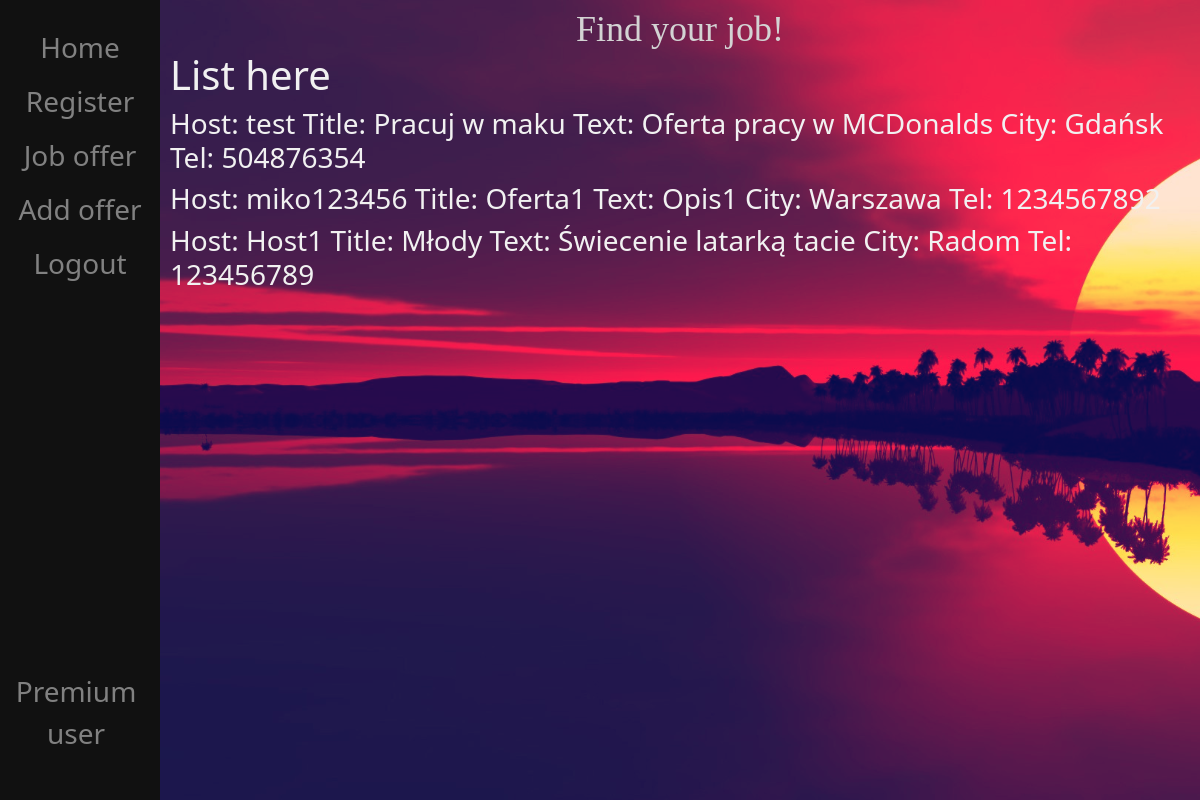
Page /offer/ (signed in) on the earlier database version.
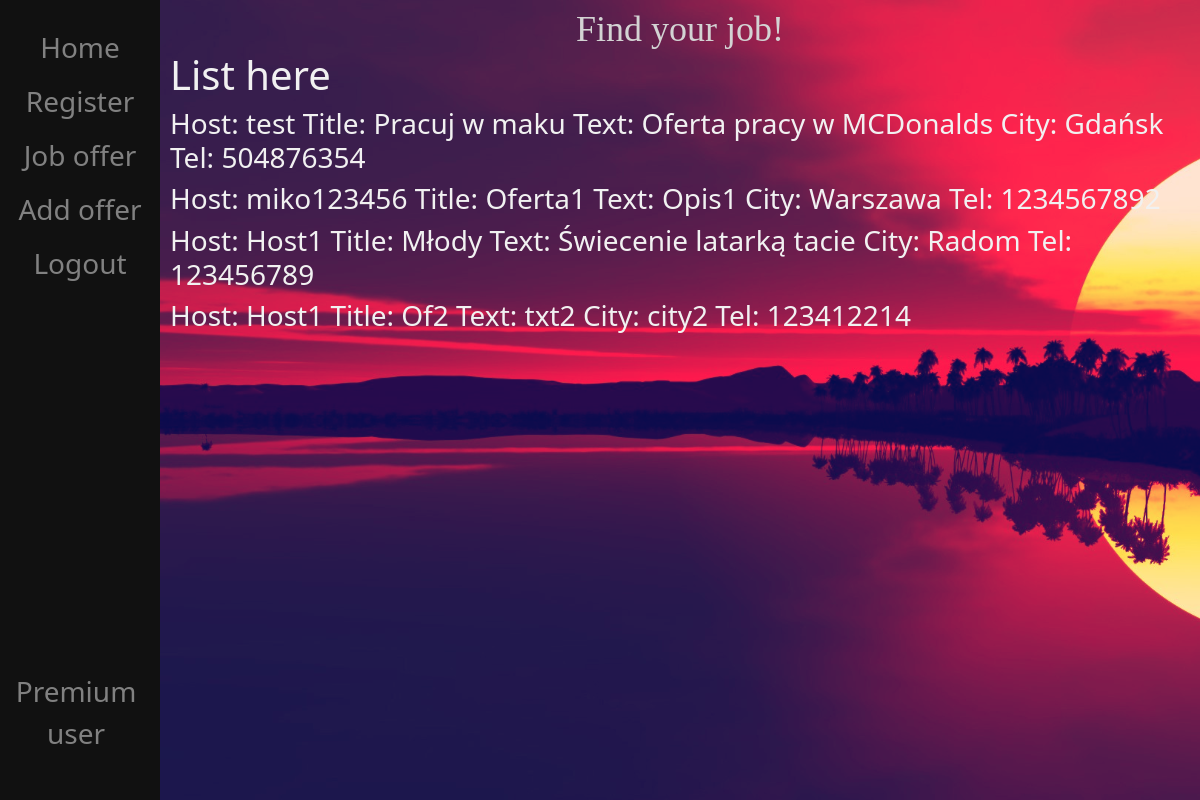
Same page on the later database version.
### SZO/models.py (models this page shows, shortened)
class JobOffer(models.Model):
    user = models.ForeignKey(User, on_delete=models.CASCADE)
    title = models.CharField(max_length=40)
    text = models.CharField(max_length=1000)
    city = models.CharField(max_length=100, default='Warszawa')
    tel_number = models.IntegerField(default=000000000)
    def getText(self):
        return self.text
    def getTitle(self):
        return self.title
    def getCity(self):
        return self.city
    def getTel(self):
        return self.tel_number
    def getUser(self):
        return self.user

### SZO/views.py (the view)
# urls.py: path("offer/", views.offer, name="offer"),
def offer(response):
    offers = JobOffer.objects.all()
    return render(response, "SZO/offer.html", {"offers": offers})

### SZO/templates/SZO/offer.html (shortened to what this page needs)
{% extends 'SZO/base.html' %}
{% block content %}
{% if user.is_authenticated %}
    <h1>List here</h1>
    {% for offer in offers %}
        <div id="jobOffer">
            <h3>Host: {{ offer.getUser }} Title: {{ offer.getTitle }} Text: {{ offer.getText }} City: {{ offer.getCity }} Tel: {{ offer.getTel }}</h3>
        </div>
    {% endfor %}
{% else %}
    <h1>Access denied</h1>
{% endif %}
{% endblock %}

Differences in the rows shown:
added JobOffer: getUser "Host1", getTitle "Of2", getText "txt2", getCity "city2", getTel "123412214"
